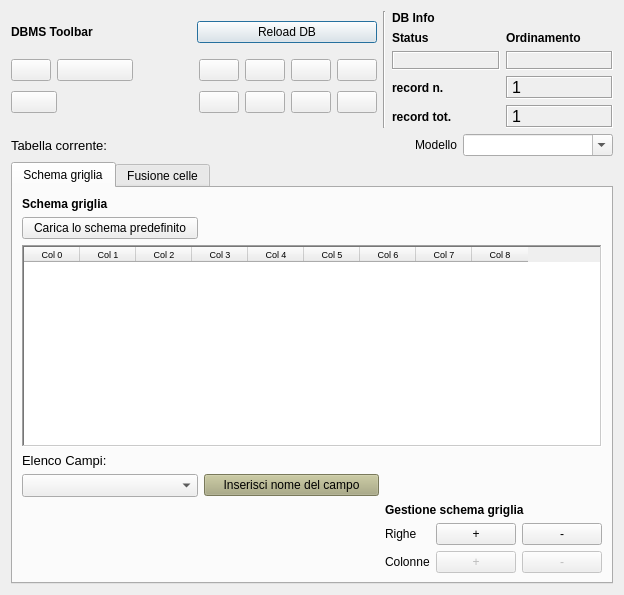
<?xml version="1.0" encoding="UTF-8"?>
<ui version="4.0">
 <class>DialogPDFManager</class>
 <widget class="QDialog" name="DialogPDFManager">
  <property name="geometry">
   <rect>
    <x>0</x>
    <y>0</y>
    <width>624</width>
    <height>595</height>
   </rect>
  </property>
  <property name="minimumSize">
   <size>
    <width>540</width>
    <height>400</height>
   </size>
  </property>
  <property name="windowTitle">
   <string>pyArchInit Gestione Scavi - Periodizzazione di scavo</string>
  </property>
  <property name="windowIcon">
   <iconset resource="resources.qrc">
    <normaloff>:/images/iconSite.png</normaloff>:/images/iconSite.png</iconset>
  </property>
  <layout class="QGridLayout" name="gridLayout_10">
   <item row="0" column="0">
    <layout class="QHBoxLayout" name="horizontalLayout">
     <item>
      <layout class="QGridLayout" name="gridLayout_2">
       <item row="0" column="0">
        <widget class="QLabel" name="label_29">
         <property name="font">
          <font>
           <weight>75</weight>
           <bold>true</bold>
          </font>
         </property>
         <property name="text">
          <string>DBMS Toolbar</string>
         </property>
        </widget>
       </item>
       <item row="0" column="1">
        <widget class="QPushButton" name="pushButton_connect">
         <property name="text">
          <string>Reload DB</string>
         </property>
        </widget>
       </item>
       <item row="1" column="0" colspan="2">
        <layout class="QGridLayout" name="gridLayout">
         <item row="0" column="0">
          <widget class="QPushButton" name="pushButton_first_rec">
           <property name="toolTip">
            <string>First rec</string>
           </property>
           <property name="text">
            <string/>
           </property>
           <property name="icon">
            <iconset resource="resources.qrc">
             <normaloff>:/images/5_leftArrows.png</normaloff>:/images/5_leftArrows.png</iconset>
           </property>
          </widget>
         </item>
         <item row="0" column="1" colspan="2">
          <widget class="QPushButton" name="pushButton_prev_rec">
           <property name="toolTip">
            <string>Prev rec</string>
           </property>
           <property name="text">
            <string/>
           </property>
           <property name="icon">
            <iconset resource="resources.qrc">
             <normaloff>:/images/4_leftArrow.png</normaloff>:/images/4_leftArrow.png</iconset>
           </property>
          </widget>
         </item>
         <item row="0" column="4">
          <widget class="QPushButton" name="pushButton_next_rec">
           <property name="toolTip">
            <string>Next rec</string>
           </property>
           <property name="text">
            <string/>
           </property>
           <property name="icon">
            <iconset resource="resources.qrc">
             <normaloff>:/images/6_rightArrow.png</normaloff>:/images/6_rightArrow.png</iconset>
           </property>
          </widget>
         </item>
         <item row="0" column="5">
          <widget class="QPushButton" name="pushButton_last_rec">
           <property name="toolTip">
            <string>Last rec</string>
           </property>
           <property name="text">
            <string/>
           </property>
           <property name="icon">
            <iconset resource="resources.qrc">
             <normaloff>:/images/7_rightArrows.png</normaloff>:/images/7_rightArrows.png</iconset>
           </property>
          </widget>
         </item>
         <item row="0" column="6">
          <widget class="QPushButton" name="pushButton_new_rec">
           <property name="font">
            <font>
             <pointsize>9</pointsize>
            </font>
           </property>
           <property name="toolTip">
            <string>New record</string>
           </property>
           <property name="text">
            <string/>
           </property>
           <property name="icon">
            <iconset resource="resources.qrc">
             <normaloff>:/images/newrec.png</normaloff>:/images/newrec.png</iconset>
           </property>
          </widget>
         </item>
         <item row="0" column="7">
          <widget class="QPushButton" name="pushButton_save">
           <property name="font">
            <font>
             <pointsize>9</pointsize>
            </font>
           </property>
           <property name="toolTip">
            <string>Save</string>
           </property>
           <property name="text">
            <string/>
           </property>
           <property name="icon">
            <iconset resource="resources.qrc">
             <normaloff>:/images/b_save.png</normaloff>:/images/b_save.png</iconset>
           </property>
           <property name="autoDefault">
            <bool>false</bool>
           </property>
          </widget>
         </item>
         <item row="1" column="0" colspan="2">
          <widget class="QPushButton" name="pushButton_delete">
           <property name="font">
            <font>
             <pointsize>9</pointsize>
            </font>
           </property>
           <property name="toolTip">
            <string>Delete record</string>
           </property>
           <property name="text">
            <string/>
           </property>
           <property name="icon">
            <iconset resource="resources.qrc">
             <normaloff>:/images/delete.png</normaloff>:/images/delete.png</iconset>
           </property>
          </widget>
         </item>
         <item row="1" column="2">
          <spacer name="horizontalSpacer">
           <property name="orientation">
            <enum>Qt::Horizontal</enum>
           </property>
           <property name="sizeHint" stdset="0">
            <size>
             <width>70</width>
             <height>30</height>
            </size>
           </property>
          </spacer>
         </item>
         <item row="1" column="4">
          <widget class="QPushButton" name="pushButton_new_search">
           <property name="font">
            <font>
             <pointsize>9</pointsize>
            </font>
           </property>
           <property name="toolTip">
            <string>new search</string>
           </property>
           <property name="text">
            <string/>
           </property>
           <property name="icon">
            <iconset resource="resources.qrc">
             <normaloff>:/images/new_search.png</normaloff>:/images/new_search.png</iconset>
           </property>
          </widget>
         </item>
         <item row="1" column="5">
          <widget class="QPushButton" name="pushButton_search_go">
           <property name="font">
            <font>
             <pointsize>9</pointsize>
            </font>
           </property>
           <property name="toolTip">
            <string>search !!!</string>
           </property>
           <property name="text">
            <string/>
           </property>
           <property name="icon">
            <iconset resource="resources.qrc">
             <normaloff>:/images/search.png</normaloff>:/images/search.png</iconset>
           </property>
          </widget>
         </item>
         <item row="1" column="6">
          <widget class="QPushButton" name="pushButton_sort">
           <property name="font">
            <font>
             <pointsize>9</pointsize>
            </font>
           </property>
           <property name="toolTip">
            <string>Order by</string>
           </property>
           <property name="text">
            <string/>
           </property>
           <property name="icon">
            <iconset resource="resources.qrc">
             <normaloff>:/images/sort.png</normaloff>:/images/sort.png</iconset>
           </property>
          </widget>
         </item>
         <item row="1" column="7">
          <widget class="QPushButton" name="pushButton_view_all">
           <property name="font">
            <font>
             <pointsize>9</pointsize>
            </font>
           </property>
           <property name="toolTip">
            <string>View alls records</string>
           </property>
           <property name="text">
            <string/>
           </property>
           <property name="icon">
            <iconset resource="resources.qrc">
             <normaloff>:/images/view_all.png</normaloff>:/images/view_all.png</iconset>
           </property>
          </widget>
         </item>
         <item row="0" column="3">
          <spacer name="horizontalSpacer_2">
           <property name="orientation">
            <enum>Qt::Horizontal</enum>
           </property>
           <property name="sizeHint" stdset="0">
            <size>
             <width>60</width>
             <height>20</height>
            </size>
           </property>
          </spacer>
         </item>
        </layout>
       </item>
      </layout>
     </item>
     <item>
      <widget class="Line" name="line_6">
       <property name="orientation">
        <enum>Qt::Vertical</enum>
       </property>
      </widget>
     </item>
     <item>
      <layout class="QGridLayout" name="gridLayout_5">
       <item row="0" column="0">
        <widget class="QLabel" name="label_42">
         <property name="font">
          <font>
           <weight>75</weight>
           <bold>true</bold>
          </font>
         </property>
         <property name="autoFillBackground">
          <bool>true</bool>
         </property>
         <property name="text">
          <string>DB Info</string>
         </property>
        </widget>
       </item>
       <item row="1" column="0">
        <layout class="QGridLayout" name="gridLayout_4">
         <item row="0" column="1">
          <widget class="QLabel" name="label_43">
           <property name="font">
            <font>
             <pointsize>9</pointsize>
             <weight>75</weight>
             <bold>true</bold>
            </font>
           </property>
           <property name="text">
            <string>Ordinamento</string>
           </property>
           <property name="margin">
            <number>0</number>
           </property>
          </widget>
         </item>
         <item row="1" column="0">
          <widget class="QLabel" name="label_status">
           <property name="minimumSize">
            <size>
             <width>50</width>
             <height>0</height>
            </size>
           </property>
           <property name="font">
            <font>
             <pointsize>9</pointsize>
             <weight>75</weight>
             <bold>true</bold>
            </font>
           </property>
           <property name="cursor">
            <cursorShape>ForbiddenCursor</cursorShape>
           </property>
           <property name="mouseTracking">
            <bool>false</bool>
           </property>
           <property name="contextMenuPolicy">
            <enum>Qt::DefaultContextMenu</enum>
           </property>
           <property name="frameShape">
            <enum>QFrame::Box</enum>
           </property>
           <property name="frameShadow">
            <enum>QFrame::Sunken</enum>
           </property>
           <property name="text">
            <string/>
           </property>
           <property name="alignment">
            <set>Qt::AlignCenter</set>
           </property>
           <property name="margin">
            <number>0</number>
           </property>
          </widget>
         </item>
         <item row="1" column="1">
          <widget class="QLabel" name="label_sort">
           <property name="minimumSize">
            <size>
             <width>40</width>
             <height>0</height>
            </size>
           </property>
           <property name="sizeIncrement">
            <size>
             <width>40</width>
             <height>0</height>
            </size>
           </property>
           <property name="baseSize">
            <size>
             <width>40</width>
             <height>0</height>
            </size>
           </property>
           <property name="font">
            <font>
             <pointsize>10</pointsize>
             <weight>75</weight>
             <bold>true</bold>
            </font>
           </property>
           <property name="cursor">
            <cursorShape>ForbiddenCursor</cursorShape>
           </property>
           <property name="mouseTracking">
            <bool>false</bool>
           </property>
           <property name="contextMenuPolicy">
            <enum>Qt::DefaultContextMenu</enum>
           </property>
           <property name="frameShape">
            <enum>QFrame::Box</enum>
           </property>
           <property name="frameShadow">
            <enum>QFrame::Sunken</enum>
           </property>
           <property name="text">
            <string/>
           </property>
           <property name="alignment">
            <set>Qt::AlignCenter</set>
           </property>
           <property name="margin">
            <number>0</number>
           </property>
          </widget>
         </item>
         <item row="0" column="0">
          <widget class="QLabel" name="label_34">
           <property name="font">
            <font>
             <pointsize>9</pointsize>
             <weight>75</weight>
             <bold>true</bold>
            </font>
           </property>
           <property name="text">
            <string>Status</string>
           </property>
           <property name="margin">
            <number>0</number>
           </property>
          </widget>
         </item>
        </layout>
       </item>
       <item row="2" column="0">
        <layout class="QGridLayout" name="gridLayout_3">
         <item row="0" column="0">
          <widget class="QLabel" name="label_27">
           <property name="font">
            <font>
             <pointsize>9</pointsize>
             <weight>75</weight>
             <bold>true</bold>
            </font>
           </property>
           <property name="text">
            <string>record n.</string>
           </property>
           <property name="margin">
            <number>0</number>
           </property>
          </widget>
         </item>
         <item row="0" column="1">
          <widget class="QLabel" name="label_rec_corrente">
           <property name="font">
            <font>
             <family>Microsoft Sans Serif</family>
             <pointsize>12</pointsize>
            </font>
           </property>
           <property name="cursor">
            <cursorShape>ForbiddenCursor</cursorShape>
           </property>
           <property name="mouseTracking">
            <bool>false</bool>
           </property>
           <property name="contextMenuPolicy">
            <enum>Qt::DefaultContextMenu</enum>
           </property>
           <property name="frameShape">
            <enum>QFrame::Box</enum>
           </property>
           <property name="frameShadow">
            <enum>QFrame::Sunken</enum>
           </property>
           <property name="text">
            <string>1</string>
           </property>
          </widget>
         </item>
         <item row="1" column="0">
          <widget class="QLabel" name="label_28">
           <property name="font">
            <font>
             <pointsize>9</pointsize>
             <weight>75</weight>
             <bold>true</bold>
            </font>
           </property>
           <property name="text">
            <string>record tot.</string>
           </property>
           <property name="margin">
            <number>0</number>
           </property>
          </widget>
         </item>
         <item row="1" column="1">
          <widget class="QLabel" name="label_rec_tot">
           <property name="font">
            <font>
             <family>Microsoft Sans Serif</family>
             <pointsize>12</pointsize>
            </font>
           </property>
           <property name="cursor">
            <cursorShape>ForbiddenCursor</cursorShape>
           </property>
           <property name="mouseTracking">
            <bool>false</bool>
           </property>
           <property name="contextMenuPolicy">
            <enum>Qt::DefaultContextMenu</enum>
           </property>
           <property name="frameShape">
            <enum>QFrame::Box</enum>
           </property>
           <property name="frameShadow">
            <enum>QFrame::Sunken</enum>
           </property>
           <property name="text">
            <string>1</string>
           </property>
          </widget>
         </item>
        </layout>
       </item>
      </layout>
     </item>
    </layout>
   </item>
   <item row="3" column="0">
    <layout class="QHBoxLayout" name="horizontalLayout_2">
     <item>
      <widget class="QLabel" name="label_6">
       <property name="font">
        <font>
         <pointsize>10</pointsize>
        </font>
       </property>
       <property name="text">
        <string>Tabella corrente: </string>
       </property>
      </widget>
     </item>
     <item>
      <widget class="QLabel" name="label_tabella_corrente">
       <property name="minimumSize">
        <size>
         <width>200</width>
         <height>0</height>
        </size>
       </property>
       <property name="maximumSize">
        <size>
         <width>400</width>
         <height>16777215</height>
        </size>
       </property>
       <property name="font">
        <font>
         <pointsize>12</pointsize>
         <weight>75</weight>
         <bold>true</bold>
        </font>
       </property>
       <property name="text">
        <string/>
       </property>
      </widget>
     </item>
     <item>
      <spacer name="horizontalSpacer_5">
       <property name="orientation">
        <enum>Qt::Horizontal</enum>
       </property>
       <property name="sizeHint" stdset="0">
        <size>
         <width>600</width>
         <height>20</height>
        </size>
       </property>
      </spacer>
     </item>
     <item>
      <widget class="QLabel" name="label_4">
       <property name="minimumSize">
        <size>
         <width>0</width>
         <height>0</height>
        </size>
       </property>
       <property name="text">
        <string>Modello</string>
       </property>
      </widget>
     </item>
     <item>
      <widget class="QComboBox" name="comboBox_modello">
       <property name="minimumSize">
        <size>
         <width>150</width>
         <height>0</height>
        </size>
       </property>
       <property name="editable">
        <bool>true</bool>
       </property>
      </widget>
     </item>
    </layout>
   </item>
   <item row="4" column="0">
    <widget class="QTabWidget" name="tabWidget">
     <property name="currentIndex">
      <number>0</number>
     </property>
     <widget class="QWidget" name="tab">
      <attribute name="title">
       <string>Schema griglia</string>
      </attribute>
      <layout class="QGridLayout" name="gridLayout_9">
       <item row="8" column="1">
        <widget class="QComboBox" name="comboBox_elenco_campi">
         <property name="enabled">
          <bool>true</bool>
         </property>
         <property name="font">
          <font>
           <pointsize>10</pointsize>
           <weight>75</weight>
           <bold>true</bold>
          </font>
         </property>
         <property name="editable">
          <bool>false</bool>
         </property>
        </widget>
       </item>
       <item row="4" column="1">
        <widget class="QLabel" name="label_13">
         <property name="font">
          <font>
           <weight>75</weight>
           <bold>true</bold>
          </font>
         </property>
         <property name="text">
          <string>Schema griglia</string>
         </property>
        </widget>
       </item>
       <item row="6" column="1" colspan="3">
        <widget class="QTableWidget" name="tableWidget_schema_griglia">
         <property name="sizePolicy">
          <sizepolicy hsizetype="Expanding" vsizetype="Expanding">
           <horstretch>0</horstretch>
           <verstretch>0</verstretch>
          </sizepolicy>
         </property>
         <property name="font">
          <font>
           <pointsize>7</pointsize>
          </font>
         </property>
         <property name="frameShape">
          <enum>QFrame::WinPanel</enum>
         </property>
         <property name="frameShadow">
          <enum>QFrame::Sunken</enum>
         </property>
         <property name="lineWidth">
          <number>1</number>
         </property>
         <property name="gridStyle">
          <enum>Qt::SolidLine</enum>
         </property>
         <attribute name="horizontalHeaderVisible">
          <bool>true</bool>
         </attribute>
         <attribute name="horizontalHeaderDefaultSectionSize">
          <number>56</number>
         </attribute>
         <column>
          <property name="text">
           <string>Col 0</string>
          </property>
         </column>
         <column>
          <property name="text">
           <string>Col 1</string>
          </property>
         </column>
         <column>
          <property name="text">
           <string>Col 2</string>
          </property>
         </column>
         <column>
          <property name="text">
           <string>Col 3</string>
          </property>
         </column>
         <column>
          <property name="text">
           <string>Col 4</string>
          </property>
         </column>
         <column>
          <property name="text">
           <string>Col 5</string>
          </property>
         </column>
         <column>
          <property name="text">
           <string>Col 6</string>
          </property>
         </column>
         <column>
          <property name="text">
           <string>Col 7</string>
          </property>
         </column>
         <column>
          <property name="text">
           <string>Col 8</string>
          </property>
         </column>
        </widget>
       </item>
       <item row="11" column="3">
        <layout class="QGridLayout" name="gridLayout_8">
         <item row="0" column="0">
          <widget class="QLabel" name="label_14">
           <property name="font">
            <font>
             <weight>75</weight>
             <bold>true</bold>
            </font>
           </property>
           <property name="text">
            <string>Gestione schema griglia</string>
           </property>
          </widget>
         </item>
         <item row="1" column="0">
          <layout class="QGridLayout" name="gridLayout_6">
           <item row="0" column="0">
            <widget class="QLabel" name="label">
             <property name="text">
              <string>Righe</string>
             </property>
            </widget>
           </item>
           <item row="0" column="1">
            <widget class="QPushButton" name="pushButton_add_row_griglia">
             <property name="enabled">
              <bool>true</bool>
             </property>
             <property name="text">
              <string>+</string>
             </property>
            </widget>
           </item>
           <item row="0" column="2">
            <widget class="QPushButton" name="pushButton_remove_row_griglia">
             <property name="enabled">
              <bool>true</bool>
             </property>
             <property name="text">
              <string>-</string>
             </property>
            </widget>
           </item>
          </layout>
         </item>
         <item row="2" column="0">
          <layout class="QGridLayout" name="gridLayout_7">
           <item row="0" column="0">
            <widget class="QLabel" name="label_2">
             <property name="text">
              <string>Colonne</string>
             </property>
            </widget>
           </item>
           <item row="0" column="1">
            <widget class="QPushButton" name="pushButton_add_row_2">
             <property name="enabled">
              <bool>false</bool>
             </property>
             <property name="text">
              <string>+</string>
             </property>
            </widget>
           </item>
           <item row="0" column="2">
            <widget class="QPushButton" name="pushButton_remove_row_2">
             <property name="enabled">
              <bool>false</bool>
             </property>
             <property name="text">
              <string>-</string>
             </property>
            </widget>
           </item>
          </layout>
         </item>
        </layout>
       </item>
       <item row="5" column="1">
        <widget class="QPushButton" name="pushButton_charge_default_schema">
         <property name="text">
          <string>Carica lo schema predefinito</string>
         </property>
        </widget>
       </item>
       <item row="7" column="1">
        <widget class="QLabel" name="label_9">
         <property name="maximumSize">
          <size>
           <width>200</width>
           <height>16777215</height>
          </size>
         </property>
         <property name="font">
          <font>
           <pointsize>10</pointsize>
          </font>
         </property>
         <property name="text">
          <string>Elenco Campi:</string>
         </property>
        </widget>
       </item>
       <item row="8" column="2">
        <widget class="QPushButton" name="pushButton_inserisci_nome_campo">
         <property name="styleSheet">
          <string notr="true">background-color: rgb(170, 170, 127);</string>
         </property>
         <property name="text">
          <string>Inserisci nome del campo</string>
         </property>
        </widget>
       </item>
      </layout>
     </widget>
     <widget class="QWidget" name="tab_2">
      <attribute name="title">
       <string>Fusione celle</string>
      </attribute>
      <layout class="QGridLayout" name="gridLayout_14">
       <item row="0" column="0">
        <widget class="QLabel" name="label_16">
         <property name="font">
          <font>
           <weight>75</weight>
           <bold>true</bold>
          </font>
         </property>
         <property name="text">
          <string>Schema fusione celle</string>
         </property>
        </widget>
       </item>
       <item row="1" column="0" colspan="2">
        <widget class="QTableWidget" name="tableWidget_gestione_celle">
         <property name="frameShape">
          <enum>QFrame::WinPanel</enum>
         </property>
         <property name="frameShadow">
          <enum>QFrame::Sunken</enum>
         </property>
         <property name="lineWidth">
          <number>1</number>
         </property>
         <property name="gridStyle">
          <enum>Qt::SolidLine</enum>
         </property>
         <column>
          <property name="text">
           <string>Comando</string>
          </property>
         </column>
         <column>
          <property name="text">
           <string>Cella iniziale</string>
          </property>
         </column>
         <column>
          <property name="text">
           <string>Cella finale</string>
          </property>
         </column>
         <column>
          <property name="text">
           <string>Riferimento</string>
          </property>
         </column>
        </widget>
       </item>
       <item row="2" column="1">
        <layout class="QGridLayout" name="gridLayout_11">
         <item row="0" column="0">
          <widget class="QLabel" name="label_15">
           <property name="font">
            <font>
             <weight>75</weight>
             <bold>true</bold>
            </font>
           </property>
           <property name="text">
            <string>Gestione fusione celle</string>
           </property>
          </widget>
         </item>
         <item row="1" column="0">
          <layout class="QGridLayout" name="gridLayout_12">
           <item row="0" column="0">
            <widget class="QLabel" name="label_3">
             <property name="text">
              <string>Righe</string>
             </property>
            </widget>
           </item>
           <item row="0" column="1">
            <widget class="QPushButton" name="pushButton_add_row_cell">
             <property name="text">
              <string>+</string>
             </property>
            </widget>
           </item>
           <item row="0" column="2">
            <widget class="QPushButton" name="pushButton_remove_row_cell">
             <property name="text">
              <string>-</string>
             </property>
            </widget>
           </item>
          </layout>
         </item>
         <item row="2" column="0">
          <layout class="QGridLayout" name="gridLayout_13"/>
         </item>
        </layout>
       </item>
      </layout>
     </widget>
    </widget>
   </item>
  </layout>
 </widget>
 <resources>
  <include location="resources.qrc"/>
 </resources>
 <connections/>
</ui>
